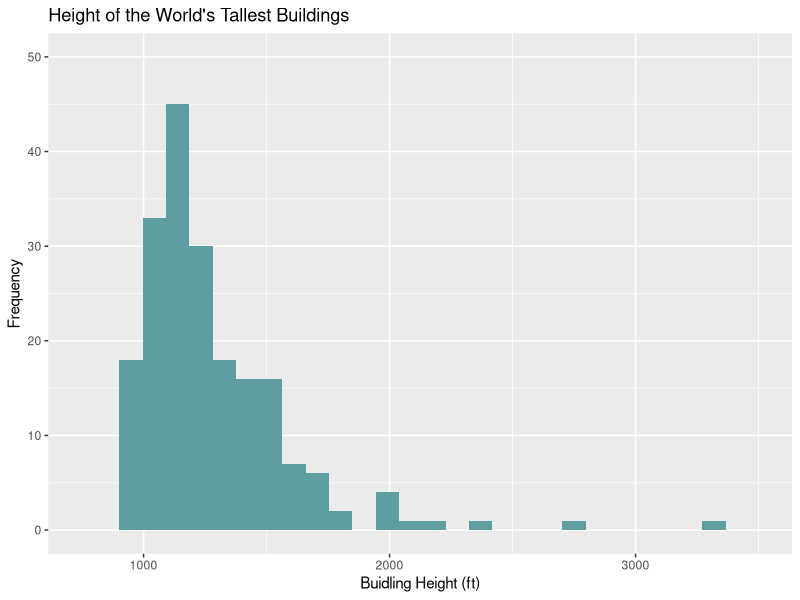
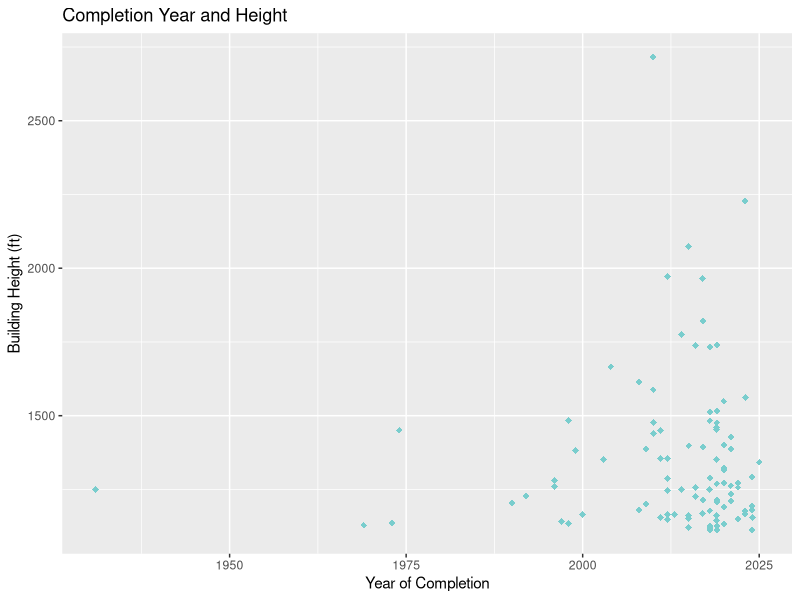
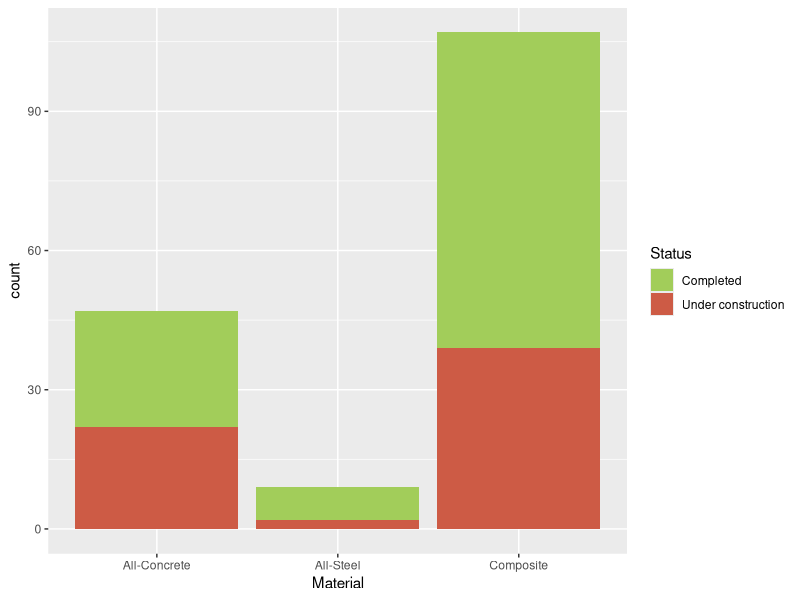

Reproduce these figures in R, in order.
## ---- chunk 1
library(ggplot2)
library(kableExtra)

TallBuild <- read.csv ("Homework2_TallestBuildings.csv")
## ---- chunk 2
TallBuild$HeightFt<- TallBuild$Height * 3.28084

TB_ggplot <- ggplot(TallBuild)
TB_ggplot + geom_histogram( aes(x=HeightFt), fill = "cadetblue", bins = 30, na.rm = TRUE) + labs (title = "Height of the World's Tallest Buildings", x = "Buidling Height (ft)", y= "Frequency") + xlim(750, 3500) + ylim (0, 50)
## ---- chunk 3
CompBuild <- TallBuild[TallBuild$Status == "Completed",]

CompTB_ggplot <- ggplot(CompBuild)
CompTB_ggplot + geom_point (aes (x = CompletionYear, y= HeightFt), color = "darkslategray3", size = 2, shape = 18) + labs (title = "Completion Year and Height", x = "Year of Completion", y = "Building Height (ft)")

## ---- chunk 4
Clean_TB <-na.omit(TallBuild)
Clean_TB_ggplot <- ggplot (Clean_TB)
Clean_TB_ggplot + geom_bar (aes(x=Material, fill = Status)) +scale_fill_manual (values = c("Completed" = "darkolivegreen3", "Under construction" = "coral3"))
#better to use 100% stacked bar graphs
#switch the variable on the legend and x-axis to answer the question better

## ---- chunk 5
prop.table(table (Clean_TB$Material, Clean_TB$Status), 1)
